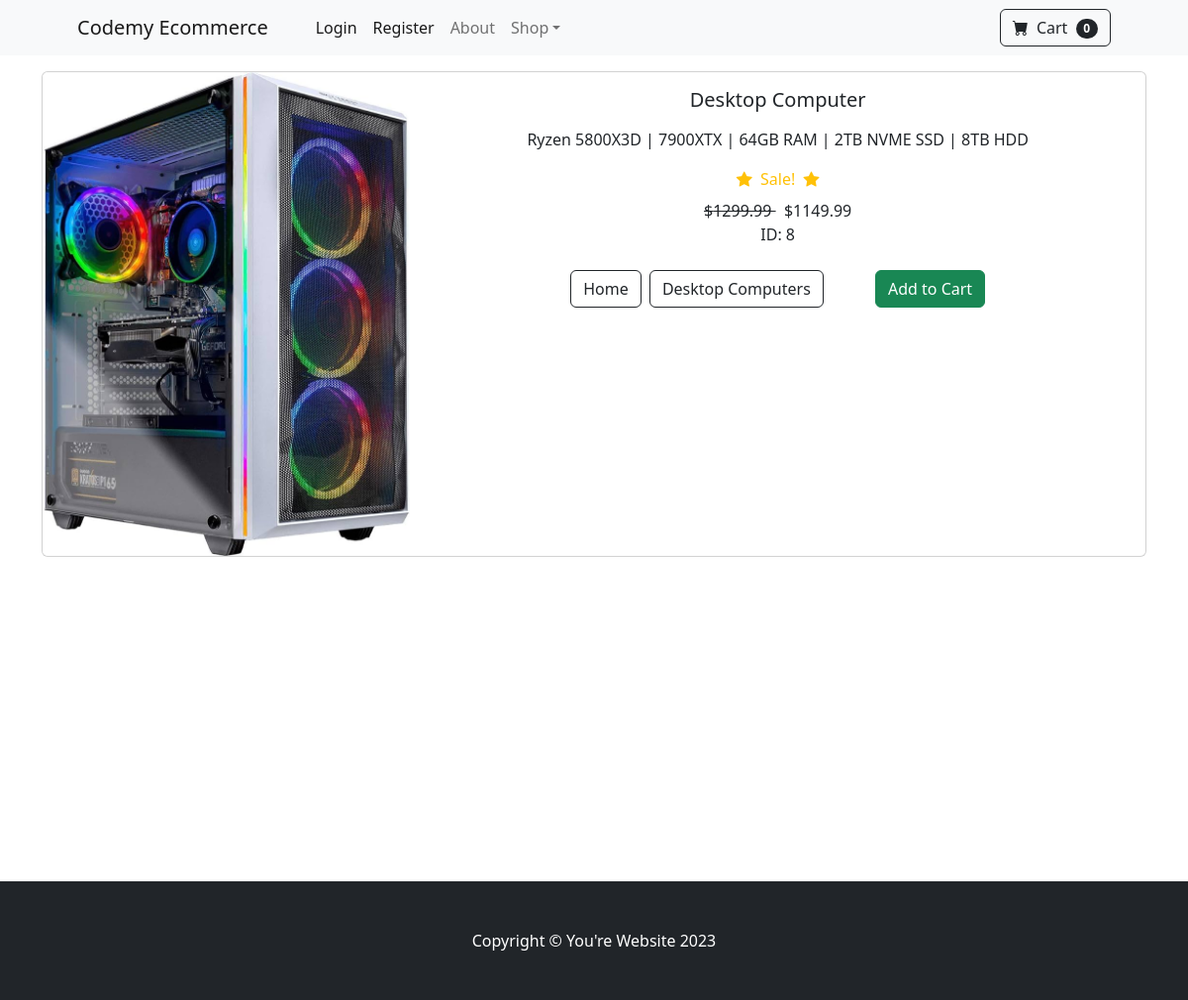
The page /product/8 on the database its author committed.
### store/models.py (models this page shows, shortened)
class Product(models.Model):
    name = models.CharField(max_length=100)
    price = models.DecimalField(default=0, decimal_places=2, max_digits=6)
    category = models.ForeignKey(Category, on_delete=models.CASCADE, default=1)
    description = models.CharField(max_length=300, default='', blank=True, null=True)
    image = models.ImageField(upload_to='uploads/product/')
    on_sale = models.BooleanField(default=False)
    sale_price = models.DecimalField(default=0, decimal_places=2, max_digits=6)

class Category(models.Model):
    name = models.CharField(max_length=50)
    def __str__(self):
        return f"{str(self.name)}"
    class Meta:
        verbose_name_plural = 'categories'

### store/views.py (the view)
# urls.py: path('product/<int:pk>', views.product, name='product'),
def product(request, pk):
    product = Product.objects.get(id=pk)
    return render(request, 'product.html', {"product": product})

### cart/cart.py (called while the page is built)
    def __len__(self):
        return len(self.cart)

### cart/context_processors.py (called while the page is built)
def cart(request):
    return {'cart': Cart(request)}

### store/templates/product.html (shortened to what this page needs)
{% extends 'base.html' %}
{% load static %}
{% block content %}
    <center>
        <div class="container mt-3">
            <div class="card mb-3">
                <div class="row g-0">
                    <div class="col-md-4 d-flex align-items-center">
                        <img src="{{ product.image.url }}" class="img-fluid rounded-start" alt="..." />
                    </div>
                    <div class="col-md-8">
                        <div class="card-body">
                            <h5 class="card-title">{{ product.name }}</h5>
                            <p class="card-text mt-3">{{ product.description }}</p>
							{% if product.on_sale %}
								<div class="d-flex justify-content-center large text-warning mb-2">
									<div class="bi-star-fill"></div>
									&nbsp;&nbsp;Sale!&nbsp;&nbsp;
									<div class="bi-star-fill"></div>
									</div>
									<strike>
									${{ product.price }}
									</strike>
									&nbsp;
									${{ product.sale_price }}
									<br>ID: {{ product.id }}
							{% else %}
								${{ product.price }}
							{% endif %}
							<br><br>
                            <a class="btn btn-outline-dark mt-auto me-1" href="{% url 'home' %}">Home</a>
							{% with category_url=product.category %}
								<a class="btn btn-outline-dark mt-auto me-5" href="{% url 'about'|lower %}">{{ product.category }}</a>
							{% endwith %}
							<button
								type="button"
								class="btn btn-success"
								value="{{ product.id }}"
								id="add-cart"
							>Add to Cart</button>
                        </div>
                    </div>
                </div>
            </div>
        </div>
    </center>
  	<br><br><br><br><br><br><br><br><br><br><br><br><br>
{% endblock %}

### rows shown on the page
Product: image (picture), name "Desktop Computer", description "Ryzen 5800X3D | 7900XTX | 64GB RAM | 2TB NVME SSD | 8TB HDD", price "1299.99", sale_price "1149.99", id "8", category "Desktop Computers"

### other values the page prints
{{ cart|length }} "0"
